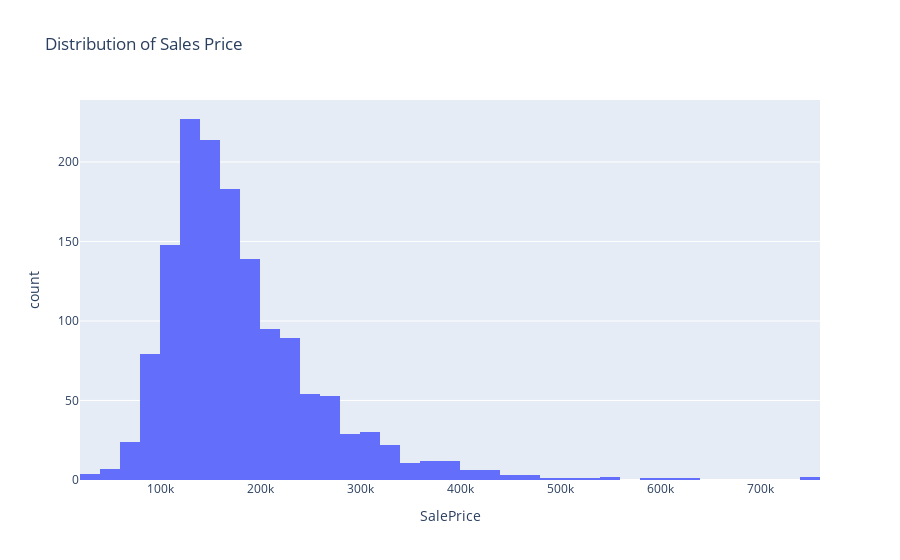

Source (notebook cell):
### Code cell
# Plot interactive histogram
fig = px.histogram(houses, x='SalePrice', nbins=50, title='Distribution of Sales Price')
fig.show()

### Figure 1 — Plotly figure (JSON) as saved in the notebook; plotly's stock layout.template omitted (floating-point values rounded to 4 significant figures; data arrays with more than 128 entries replaced by an {"elided": "..."} marker saying what was removed)
{"data": [{"alignmentgroup": "True", "bingroup": "x", "hovertemplate": "SalePrice=%{x}<br>count=%{y}<extra></extra>", "legendgroup": "", "marker": {"color": "#636efa", "pattern": {"shape": ""}}, "name": "", "nbinsx": 50, "offsetgroup": "", "orientation": "v", "showlegend": false, "type": "histogram", "x": {"elided": "1460 int values"}, "xaxis": "x", "yaxis": "y"}], "layout": {"barmode": "relative", "legend": {"tracegroupgap": 0}, "title": {"text": "Distribution of Sales Price"}, "xaxis": {"anchor": "y", "domain": [0, 1], "title": {"text": "SalePrice"}}, "yaxis": {"anchor": "x", "domain": [0, 1], "title": {"text": "count"}}}}
